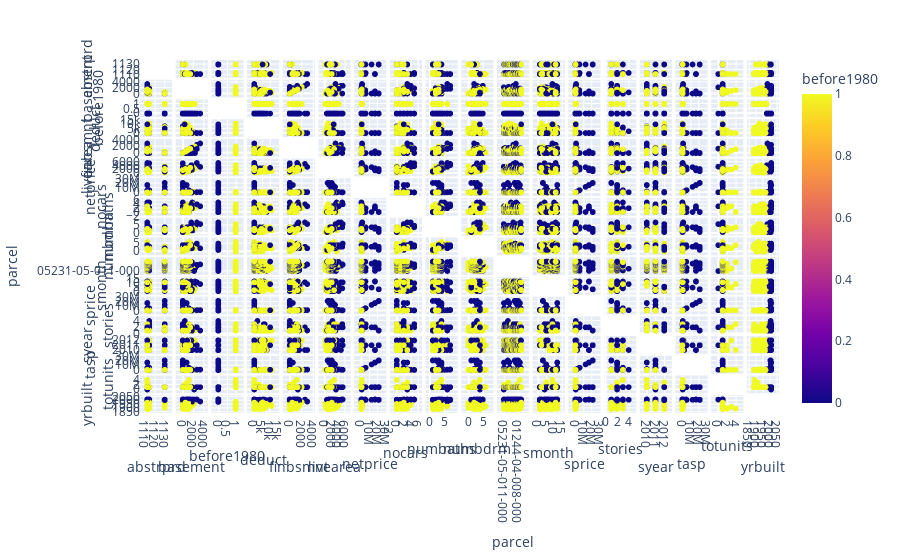

Source (notebook cell):
### Code cell
def get_desired_columns(cols: list) -> list:

    reject_list = ["arcstyle", "condition", "gartype", "status", "quality", "qualified"]
    keep_list = []

    for c in cols:
        c_parts = c.split("_")
        if c_parts[0] not in reject_list:
            keep_list.append(c)
    return keep_list


desired_columns = get_desired_columns(sorted(df_cols))

h_subset = df.filter(items=desired_columns).sample(500)

chart = px.scatter_matrix(h_subset, dimensions=desired_columns, color="before1980")
chart.update_traces(diagonal_visible=False)
chart.show()

### Figure 1 — Plotly figure (JSON) as saved in the notebook; plotly's stock layout.template omitted (floating-point values rounded to 4 significant figures; data arrays with more than 128 entries replaced by an {"elided": "..."} marker saying what was removed)
{"data": [{"diagonal": {"visible": false}, "dimensions": [{"axis": {"matches": true}, "label": "abstrprd", "values": {"elided": "500 int values"}}, {"axis": {"matches": true}, "label": "basement", "values": {"elided": "500 int values"}}, {"axis": {"matches": true}, "label": "before1980", "values": {"elided": "500 int values"}}, {"axis": {"matches": true}, "label": "deduct", "values": {"elided": "500 int values"}}, {"axis": {"matches": true}, "label": "finbsmnt", "values": {"elided": "500 int values"}}, {"axis": {"matches": true}, "label": "livearea", "values": {"elided": "500 int values"}}, {"axis": {"matches": true}, "label": "netprice", "values": {"elided": "500 int values"}}, {"axis": {"matches": true}, "label": "nocars", "values": {"elided": "500 int values"}}, {"axis": {"matches": true}, "label": "numbaths", "values": {"elided": "500 int values"}}, {"axis": {"matches": true}, "label": "numbdrm", "values": {"elided": "500 int values"}}, {"axis": {"matches": true}, "label": "parcel", "values": {"elided": "500 str values"}}, {"axis": {"matches": true}, "label": "smonth", "values": {"elided": "500 int values"}}, {"axis": {"matches": true}, "label": "sprice", "values": {"elided": "500 int values"}}, {"axis": {"matches": true}, "label": "stories", "values": {"elided": "500 int values"}}, {"axis": {"matches": true}, "label": "syear", "values": {"elided": "500 int values"}}, {"axis": {"matches": true}, "label": "tasp", "values": {"elided": "500 int values"}}, {"axis": {"matches": true}, "label": "totunits", "values": {"elided": "500 int values"}}, {"axis": {"matches": true}, "label": "yrbuilt", "values": {"elided": "500 int values"}}], "hovertemplate": "%{xaxis.title.text}=%{x}<br>%{yaxis.title.text}=%{y}<br>before1980=%{marker.color}<extra></extra>", "legendgroup": "", "marker": {"color": {"elided": "500 int values"}, "coloraxis": "coloraxis", "symbol": "circle"}, "name": "", "showlegend": false, "type": "splom"}], "layout": {"coloraxis": {"colorbar": {"title": {"text": "before1980"}}, "colorscale": [[0, "#0d0887"], [0.1111, "#46039f"], [0.2222, "#7201a8"], [0.3333, "#9c179e"], [0.4444, "#bd3786"], [0.5556, "#d8576b"], [0.6667, "#ed7953"], [0.7778, "#fb9f3a"], [0.8889, "#fdca26"], [1, "#f0f921"]]}, "dragmode": "select", "legend": {"tracegroupgap": 0}, "margin": {"t": 60}}}
